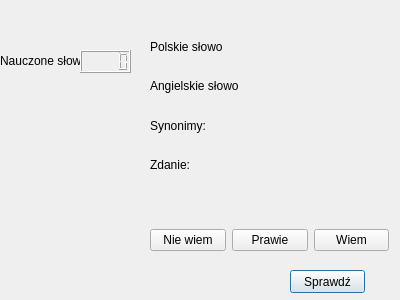
<?xml version="1.0" encoding="UTF-8"?>
<ui version="4.0">
 <class>learnwindow</class>
 <widget class="QDialog" name="learnwindow">
  <property name="geometry">
   <rect>
    <x>0</x>
    <y>0</y>
    <width>400</width>
    <height>300</height>
   </rect>
  </property>
  <property name="windowTitle">
   <string>Dialog</string>
  </property>
  <widget class="QWidget" name="verticalLayoutWidget">
   <property name="geometry">
    <rect>
     <x>150</x>
     <y>30</y>
     <width>201</width>
     <height>151</height>
    </rect>
   </property>
   <layout class="QVBoxLayout" name="verticalLayout">
    <item>
     <widget class="QLabel" name="polWordLabel">
      <property name="text">
       <string>Polskie słowo</string>
      </property>
     </widget>
    </item>
    <item>
     <widget class="QLabel" name="angWordLabel">
      <property name="text">
       <string>Angielskie słowo</string>
      </property>
     </widget>
    </item>
    <item>
     <widget class="QLabel" name="synonymLabel">
      <property name="text">
       <string>Synonimy:</string>
      </property>
     </widget>
    </item>
    <item>
     <widget class="QLabel" name="sentenceLabel">
      <property name="text">
       <string>Zdanie:</string>
      </property>
     </widget>
    </item>
   </layout>
  </widget>
  <widget class="QPushButton" name="checkButton">
   <property name="geometry">
    <rect>
     <x>290</x>
     <y>270</y>
     <width>75</width>
     <height>23</height>
    </rect>
   </property>
   <property name="text">
    <string>Sprawdź</string>
   </property>
  </widget>
  <widget class="QWidget" name="horizontalLayoutWidget">
   <property name="geometry">
    <rect>
     <x>150</x>
     <y>200</y>
     <width>239</width>
     <height>80</height>
    </rect>
   </property>
   <layout class="QHBoxLayout" name="buttonsLayout">
    <item>
     <widget class="QPushButton" name="incorrectlyButton">
      <property name="text">
       <string>Nie wiem</string>
      </property>
     </widget>
    </item>
    <item>
     <widget class="QPushButton" name="almostButton">
      <property name="text">
       <string>Prawie</string>
      </property>
     </widget>
    </item>
    <item>
     <widget class="QPushButton" name="correctlyButton">
      <property name="text">
       <string>Wiem</string>
      </property>
     </widget>
    </item>
   </layout>
  </widget>
  <widget class="QLabel" name="learnedWordsLabel">
   <property name="geometry">
    <rect>
     <x>0</x>
     <y>40</y>
     <width>81</width>
     <height>41</height>
    </rect>
   </property>
   <property name="text">
    <string>Nauczone słowa</string>
   </property>
  </widget>
  <widget class="QLCDNumber" name="lcdNumber">
   <property name="geometry">
    <rect>
     <x>80</x>
     <y>50</y>
     <width>51</width>
     <height>23</height>
    </rect>
   </property>
  </widget>
 </widget>
 <resources/>
 <connections/>
</ui>
